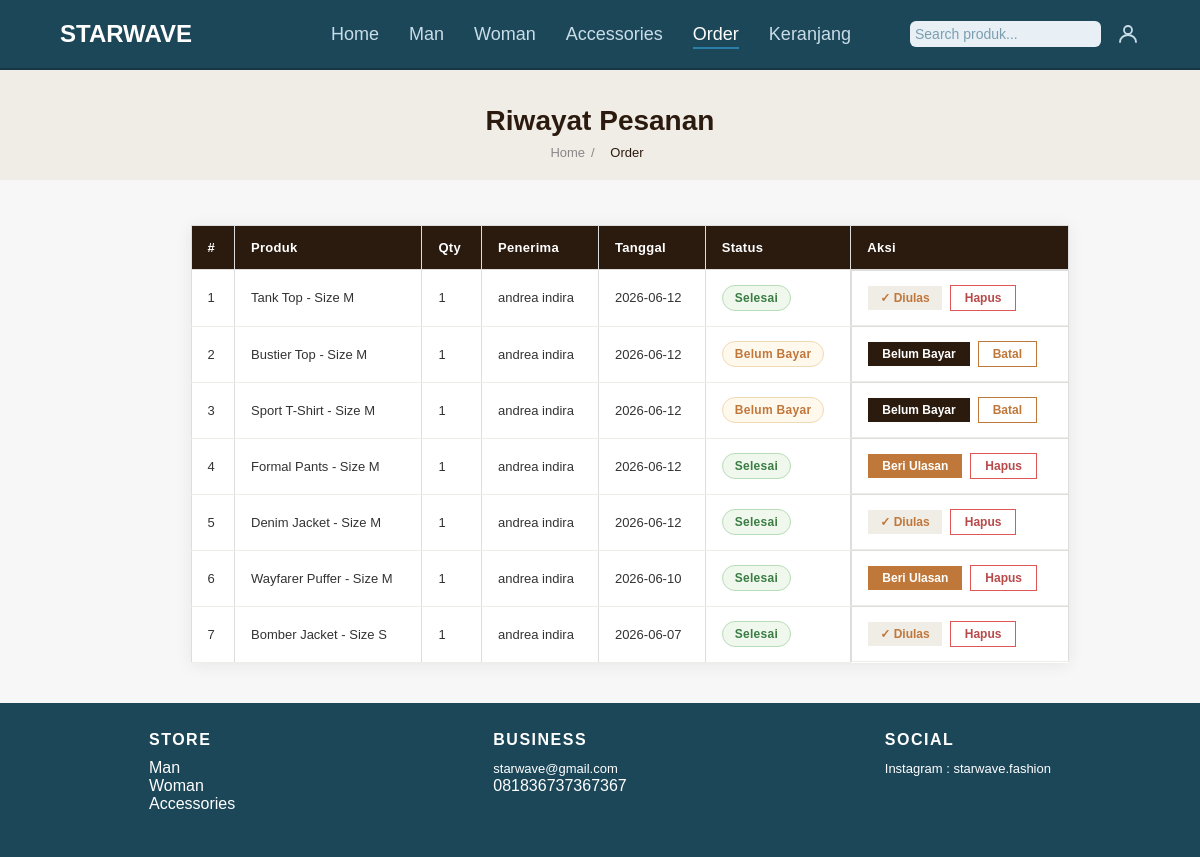
The page /order.php (signed in) on the database as committed earlier.
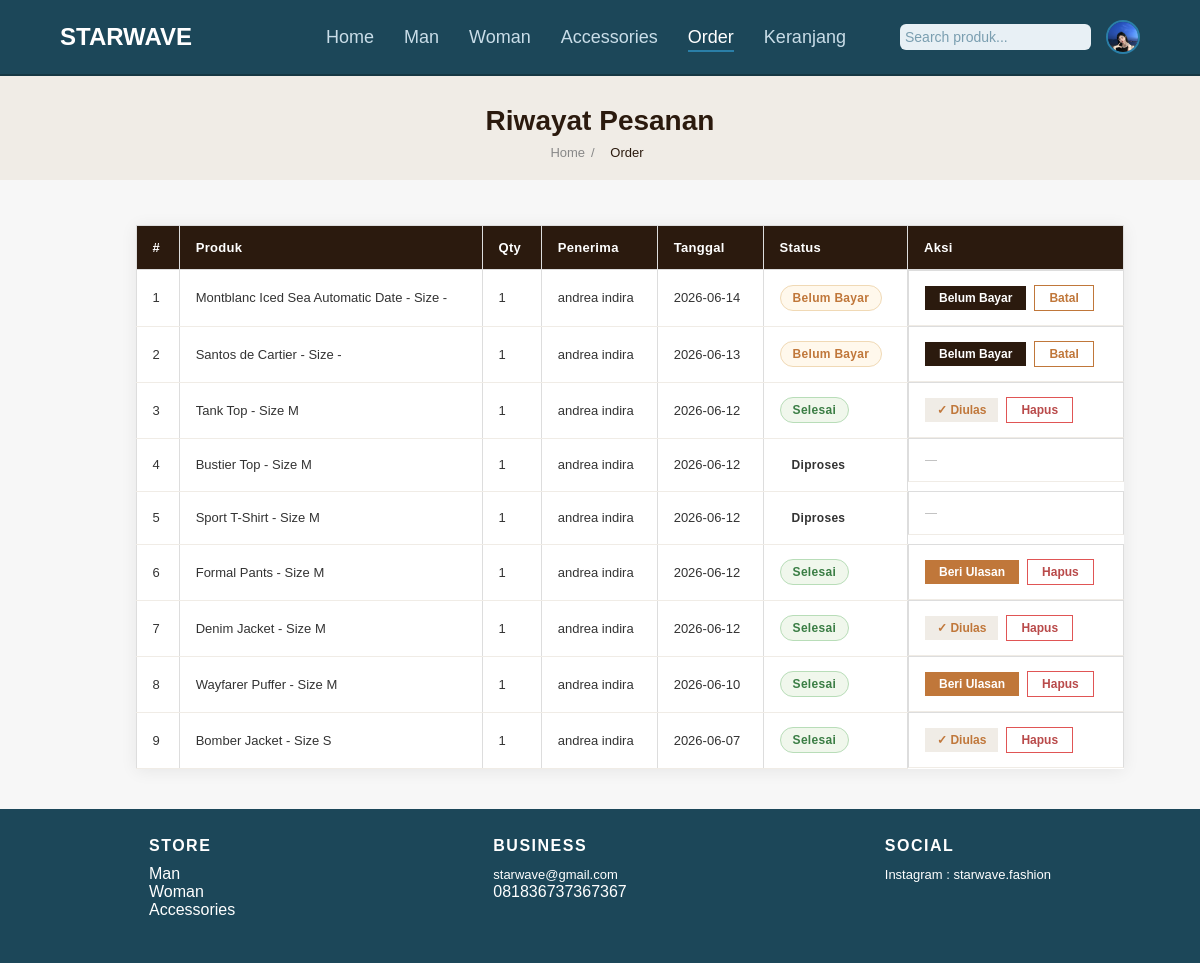
The same page on the database as committed later.
### tables this page shows
CREATE TABLE `orders` (
  `id` int(11) NOT NULL,
  `id_user` int(11) NOT NULL,
  `nama_produk` varchar(150) NOT NULL,
  `qty` int(11) NOT NULL DEFAULT 1,
  `nama_penerima` varchar(100) NOT NULL,
  `email` varchar(100) NOT NULL,
  `tanggal_order` date NOT NULL,
  `status` varchar(50) DEFAULT NULL,
  `created_at` timestamp NOT NULL DEFAULT current_timestamp(),
  `harga` int(11) NOT NULL,
  `total_harga` int(11) NOT NULL,
  `status_bayar` varchar(20) DEFAULT 'unpaid',
  `bukti_bayar` varchar(255) DEFAULT NULL
);

CREATE TABLE `users` (
  `id_user` int(11) NOT NULL,
  `email` varchar(100) DEFAULT NULL,
  `password` varchar(100) DEFAULT NULL,
  `tanggal_lahir` date DEFAULT NULL,
  `nama_panggilan` varchar(100) DEFAULT NULL,
  `no_telepon` varchar(20) DEFAULT NULL,
  `alamat` text DEFAULT NULL,
  `jenis_kelamin` varchar(20) DEFAULT NULL,
  `foto_profil` varchar(255) DEFAULT NULL
);

### order.php (the view, shortened to what this page needs)
<?php
include('config/koneksi.php');
$user_email = $_SESSION['user'];
$stmt = $pdo->prepare("SELECT * FROM users WHERE email = ?");
$stmt->execute([$user_email]);
$user = $stmt->fetch(PDO::FETCH_ASSOC);
$user_id = $user['id_user'];
$stmt = $pdo->prepare("SELECT o.*,
                               (SELECT id FROM ulasan WHERE id_order = o.id LIMIT 1) AS sudah_ulasan
                        FROM orders o
                        WHERE o.id_user = ?
                        ORDER BY o.created_at DESC");
$stmt->execute([$user_id]);
$riwayat = $stmt->fetchAll(PDO::FETCH_ASSOC);
?>
<!DOCTYPE html>
<html lang="id">
<head>
    <link rel="stylesheet" href="style.css">
    <link rel="stylesheet" href="order.css">
</head>
<body>
<header>
    <nav>
        <h1>STARWAVE</h1>
        <ul>
            <li><a href="index.php">Home</a></li>
            <li><a href="man.php">Man</a></li>
            <li><a href="woman.php">Woman</a></li>
            <li><a href="accessories.php">Accessories</a></li>
            <li><a href="order.php" class="active">Order</a></li>
            <li><a href="keranjang.php">Keranjang</a></li>
        </ul>
        <form action="search.php" method="GET" style="display:inline;">
            <input type="text" name="q" placeholder="Search produk..." style="padding:5px;">
        </form>
        <?php if (isset($_SESSION['user'])): ?>
    <a href="profile.php" style="margin-left:15px; text-decoration:none; display:flex; align-items:center;" title="Profile">
        <?php
            $stmt2 = $pdo->prepare("SELECT foto_profil FROM users WHERE email = ?");
            $stmt2->execute([$_SESSION['user']]);
            $navUser = $stmt2->fetch(PDO::FETCH_ASSOC);
        ?>
        <?php if (!empty($navUser['foto_profil']) && file_exists($navUser['foto_profil'])): ?>
            <img src="<?= htmlspecialchars($navUser['foto_profil']) ?>"
                 style="width:34px; height:34px; border-radius:50%; object-fit:cover; border:2px solid #2a7fa8;">
        <?php else: ?>
            <svg xmlns="http://www.w3.org/2000/svg" width="24" height="24" viewBox="0 0 24 24" fill="none" stroke="#c9dde8" stroke-width="1.8" stroke-linecap="round" stroke-linejoin="round">
                <circle cx="12" cy="8" r="4"/>
                <path d="M4 20c0-4 3.6-7 8-7s8 3 8 7"/>
            </svg>
        <?php endif; ?>
    </a>
<?php else: ?>
    <a href="masuk/login.php" style="margin-left:15px; text-decoration:none; color:#c9dde8; font-size:14px; font-weight:700;">Login</a>
<?php endif; ?>
    </nav>
</header>
<div class="breadcrumb-bar">
    <h1>Riwayat Pesanan</h1>
    <div class="breadcrumb">
        <a href="index.php">Home</a><span>/</span>
        <span style="color:#2b1a0e">Order</span>
    </div>
</div>
<main class="ord-container">
    <?php if (empty($riwayat)): ?>
        <p class="ord-no-order">Belum ada pesanan.</p>
    <?php else: ?>
        <table class="ord-table">
            <tr>
                <th>#</th>
                <th>Produk</th>
                <th>Qty</th>
                <th>Penerima</th>
                <th>Tanggal</th>
                <th>Status</th>
                <th>Aksi</th>
            </tr>
            <?php $no = 1; foreach ($riwayat as $row): ?>
                <?php
                $status_bayar = $row['status_bayar'] ?? '';
                $is_waiting   = ($row['status'] == 'pending_payment' && $status_bayar === 'menunggu_konfirmasi');
                $is_unpaid    = ($row['status'] == 'pending_payment' && $status_bayar !== 'menunggu_konfirmasi');
                ?>
                <tr>
                    <td><?= $no++ ?></td>
                    <td><?= htmlspecialchars($row['nama_produk']) ?></td>
                    <td><?= $row['qty'] ?></td>
                    <td><?= htmlspecialchars($row['nama_penerima']) ?></td>
                    <td><?= $row['tanggal_order'] ?></td>
                    <td>
                        <?php if ($is_waiting): ?>
                            <span class="status-badge status-waiting">Menunggu Konfirmasi</span>
                        <?php elseif ($is_unpaid): ?>
                            <span class="status-badge status-pending">Belum Bayar</span>
                        <?php else: ?>
                            <span class="status-badge status-<?= $row['status'] ?>"><?= ucfirst($row['status']) ?></span>
                        <?php endif; ?>
                    </td>
                    <td class="ord-td-aksi">
                        <?php if ($is_waiting): ?>
                            <a href="payment.php?id=<?= $row['id'] ?>" class="ord-btn-edit">Lihat Bukti</a>
                        <?php elseif ($is_unpaid): ?>
                            <a href="payment.php?id=<?= $row['id'] ?>" class="ord-btn-edit">Belum Bayar</a>
                            <a href="#" class="ord-btn-batal" onclick="showModal('Yakin batalkan pesanan ini?', 'order.php?batal=<?= $row['id'] ?>'); return false;">Batal</a>
                        <?php elseif ($row['status'] == 'selesai'): ?>
                            <?php if ($row['sudah_ulasan']): ?>
                                <span class="ord-btn-ulasan-done">✓ Diulas</span>
                            <?php else: ?>
                                <a href="buat_ulasan.php?id=<?= $row['id'] ?>" class="ord-btn-ulasan">Beri Ulasan</a>
                            <?php endif; ?>
                            <a href="#" class="ord-btn-hapus" onclick="showModal('Hapus riwayat ini? Tidak bisa dikembalikan!', 'order.php?hapus=<?= $row['id'] ?>'); return false;">Hapus</a>
                        <?php elseif ($row['status'] == 'batal'): ?>
                            <a href="#" class="btn-hapus" onclick="showModal('Hapus riwayat ini? Tidak bisa dikembalikan!', 'order.php?hapus=<?= $row['id'] ?>'); return false;">Hapus</a>
                        <?php else: ?>
                            <span class="ord-no-aksi">—</span>
                        <?php endif; ?>
                    </td>
                </tr>
            <?php endforeach; ?>
        </table>
    <?php endif; ?>
</main>
<footer>
    <div class="footer-box">
        <div>
            <h3>Store</h3>
            <p>Man</p>
            <p>Woman</p>
            <p>Accessories</p>
        </div>
        <div>
            <h3>Business</h3>
            <p><a href="mailto:starwave@gmail.com">starwave@gmail.com</a></p>
            <p>081836737367367</p>
        </div>
        <div>
            <h3>Social</h3>
            <p><a href="https://instagram.com/starwave" target="_blank">Instagram : starwave.fashion</a></p>
        </div>
    </div>
</footer>
</body>
</html>

### style.css (style rules this page uses)
* { margin: 0; padding: 0; box-sizing: border-box; font-family: Arial; }
body { background: #f5fafd; padding-top: 65px; }
nav { display: flex; align-items: center; padding: 20px 60px; background: #1C4759; border-bottom: 2px solid #163743; position: fixed; top: 0; left: 0; width: 100%; z-index: 1000; box-sizing: border-box; }
nav h1 { margin-right: 80px; color: #fff; }
nav ul { display: flex; list-style: none; margin: 0 auto; gap: 30px; }
nav ul li a { text-decoration: none; color: #c9dde8; font-size: 18px; transition: color 0.2s; }
nav ul li a.active { color: #fff; border-bottom: 2px solid #2a7fa8; padding-bottom: 3px; }
nav > a { color: #c9dde8 !important; text-decoration: none; font-size: 18px; transition: color 0.2s; }
nav input[type="text"], nav input[type="search"] { padding: 7px 14px; border: none; border-radius: 6px; font-size: 14px; background: #e8f0f5; color: #1C4759; outline: none; }
nav input[type="text"]::placeholder, nav input[type="search"]::placeholder { color: #7a9eb0; }
footer { background: #1C4759; padding: 28px 20px; position: relative; margin-top: -30px; }
.footer-box { display: flex; justify-content: space-around; margin-bottom: 16px; }
footer p, footer h3 { color: #ffffff; }
footer h3 { color: #ffffff; font-size: 16px; font-weight: 800; margin-bottom: 10px; letter-spacing: 1.5px; text-transform: uppercase; }
footer a { color: #ffffff; text-decoration: none; font-size: 13px; transition: color 0.2s; }
table { width: 100%; border-collapse: collapse; margin-top: 20px; }
th, td { border: 1px solid #ddd; padding: 12px; }
th { background: #1C4759; color: white; }
form { display: flex; flex-direction: column; gap: 10px; max-width: 400px; }
input { padding: 8px; border: 1px solid #b8d4e0; border-radius: 6px; }

### order.css (style rules this page uses)
*, *::before, *::after { box-sizing: border-box; margin: 0; padding: 0; }
body { margin: 0; font-family: 'Segoe UI', Arial, sans-serif; background: #f7f7f7; color: #222; min-height: 100vh; display: flex; flex-direction: column; }
.breadcrumb-bar { background: #f0ece6; padding: 40px 24px 20px; text-align: center; }
.breadcrumb-bar h1 { font-size: 28px; font-weight: 700; color: #2b1a0e; margin-bottom: 8px; }
.breadcrumb { font-size: 13px; color: #888; }
.breadcrumb a { color: #888; text-decoration: none; }
.breadcrumb span { margin: 0 6px; }
.status-badge { display: inline-block; padding: 4px 12px; font-size: 12px; font-weight: 700; letter-spacing: 0.3px; }
.status-pending { background: #fff8ec; color: #c0773a; border: 1px solid #f0d9b5; }
.status-selesai { background: #f0f7ec; color: #3a7d44; border: 1px solid #b8ddb8; }
main.ord-container { flex: 1; max-width: 1100px; margin: 0 auto; padding: 40px 24px; padding-top: 5px; }
.ord-table { width: 100%; border-collapse: collapse; background: #fff; box-shadow: 0 2px 16px rgba(0,0,0,0.07); margin: 40px 30px 30px 30px; }
.ord-table th { background: #2b1a0e; color: #fff; padding: 14px 16px; text-align: left; font-size: 13px; font-weight: 600; letter-spacing: 0.3px; }
.ord-table td { padding: 14px 16px; border-bottom: 1px solid #f0ece6; font-size: 13px; color: #333; }
.ord-td-aksi { display: flex; gap: 8px; align-items: center; flex-wrap: wrap; }
.ord-no-aksi { color: #bbb; font-size: 12px; }
.ord-btn-edit { display: inline-block; padding: 5px 14px; background: #2b1a0e; color: #fff; font-size: 12px; font-weight: 700; text-decoration: none; transition: background 0.2s; border: none; cursor: pointer; }
.ord-btn-batal { display: inline-block; padding: 5px 14px; background: #fff; color: #c0773a; font-size: 12px; font-weight: 700; text-decoration: none; border: 1.5px solid #c0773a; transition: all 0.2s; cursor: pointer; }
.ord-btn-hapus { display: inline-block; padding: 5px 14px; background: #fff; color: #b94a4a; font-size: 12px; font-weight: 700; text-decoration: none; border: 1.5px solid #e05555; transition: all 0.2s; cursor: pointer; }
.ord-btn-ulasan { display: inline-block; padding: 5px 14px; background: #c0773a; color: #fff; font-size: 12px; font-weight: 700; text-decoration: none; transition: background 0.2s; }
.ord-btn-ulasan-done { display: inline-block; padding: 5px 12px; background: #f0ece6; color: #c0773a; font-size: 12px; font-weight: 700; cursor: default; }
.status-badge { display: inline-flex; align-items: center; gap: 6px; padding: 5px 12px; border-radius: 20px; font-size: 12px;font-weight: 600; }

Rows that differ between the two databases and show on the page:
now on this page (row edited): users: foto_profil (picture)
added orders: nama_produk "Montblanc Iced Sea Automatic Date - Size -", qty "1", nama_penerima "andrea indira", tanggal_order "2026-06-14", status "Belum Bayar"
added orders: nama_produk "Santos de Cartier - Size -", qty "1", nama_penerima "andrea indira", tanggal_order "2026-06-13", status "Belum Bayar"
changed orders "Bustier Top - Size M": status (not shown) → "Diproses"; status "Belum Bayar Belum Bayar Batal" → "—"
changed orders "Sport T-Shirt - Size M": status (not shown) → "Diproses"; status "Belum Bayar Belum Bayar Batal" → "—"
